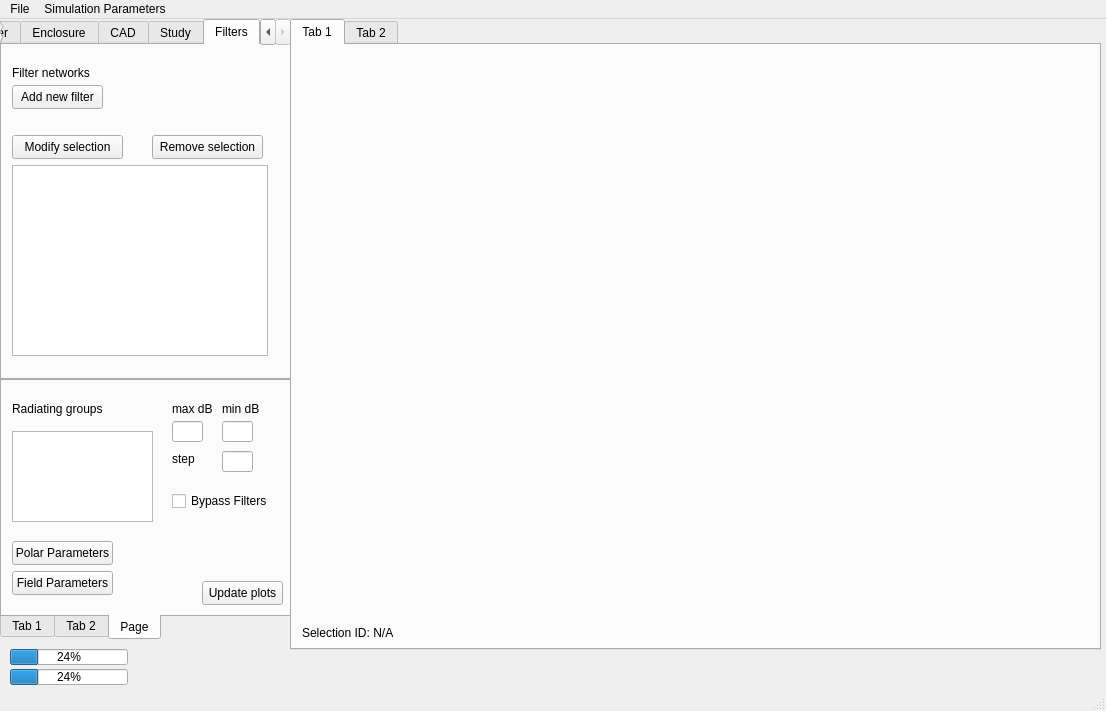
<?xml version="1.0" encoding="UTF-8"?>
<ui version="4.0">
 <class>MainWindow</class>
 <widget class="QMainWindow" name="MainWindow">
  <property name="geometry">
   <rect>
    <x>0</x>
    <y>0</y>
    <width>1106</width>
    <height>711</height>
   </rect>
  </property>
  <property name="windowTitle">
   <string>MainWindow</string>
  </property>
  <widget class="QWidget" name="centralwidget">
   <widget class="QTabWidget" name="tabWidget">
    <property name="geometry">
     <rect>
      <x>0</x>
      <y>0</y>
      <width>291</width>
      <height>361</height>
     </rect>
    </property>
    <property name="currentIndex">
     <number>4</number>
    </property>
    <widget class="QWidget" name="tab_drv">
     <attribute name="title">
      <string>Driver</string>
     </attribute>
     <widget class="QPushButton" name="pushButton_add_lpm">
      <property name="geometry">
       <rect>
        <x>10</x>
        <y>40</y>
        <width>91</width>
        <height>24</height>
       </rect>
      </property>
      <property name="text">
       <string>Add from LPM</string>
      </property>
     </widget>
     <widget class="QPushButton" name="pushButton_add_vib">
      <property name="geometry">
       <rect>
        <x>10</x>
        <y>80</y>
        <width>141</width>
        <height>24</height>
       </rect>
      </property>
      <property name="text">
       <string>Load Acceleration Data</string>
      </property>
     </widget>
     <widget class="QListWidget" name="listWidget_drivers">
      <property name="geometry">
       <rect>
        <x>10</x>
        <y>120</y>
        <width>256</width>
        <height>192</height>
       </rect>
      </property>
     </widget>
     <widget class="QPushButton" name="pushButton_plot_drv">
      <property name="geometry">
       <rect>
        <x>180</x>
        <y>80</y>
        <width>75</width>
        <height>24</height>
       </rect>
      </property>
      <property name="text">
       <string>Plot Data</string>
      </property>
     </widget>
    </widget>
    <widget class="QWidget" name="tab_box">
     <attribute name="title">
      <string>Enclosure</string>
     </attribute>
     <widget class="QListView" name="listView_box">
      <property name="geometry">
       <rect>
        <x>10</x>
        <y>120</y>
        <width>256</width>
        <height>192</height>
       </rect>
      </property>
     </widget>
     <widget class="QComboBox" name="comboBox_box_selection">
      <property name="geometry">
       <rect>
        <x>10</x>
        <y>40</y>
        <width>191</width>
        <height>22</height>
       </rect>
      </property>
      <item>
       <property name="text">
        <string>Sealed</string>
       </property>
      </item>
      <item>
       <property name="text">
        <string>Ported</string>
       </property>
      </item>
      <item>
       <property name="text">
        <string>Passive-radiator (PR)</string>
       </property>
      </item>
      <item>
       <property name="text">
        <string>Bandpass 4th order (ported)</string>
       </property>
      </item>
      <item>
       <property name="text">
        <string>Bandpass 4th order (PR)</string>
       </property>
      </item>
      <item>
       <property name="text">
        <string>Bandpass 6th order (ported)</string>
       </property>
      </item>
      <item>
       <property name="text">
        <string>Bandpass 6th order (PR)</string>
       </property>
      </item>
     </widget>
     <widget class="QPushButton" name="pushButton_box_setup">
      <property name="geometry">
       <rect>
        <x>10</x>
        <y>80</y>
        <width>91</width>
        <height>24</height>
       </rect>
      </property>
      <property name="text">
       <string>Add enclosure</string>
      </property>
     </widget>
     <widget class="QLabel" name="label">
      <property name="geometry">
       <rect>
        <x>10</x>
        <y>20</y>
        <width>91</width>
        <height>16</height>
       </rect>
      </property>
      <property name="text">
       <string>Enclosure type</string>
      </property>
     </widget>
     <widget class="QPushButton" name="pushButton">
      <property name="geometry">
       <rect>
        <x>180</x>
        <y>80</y>
        <width>75</width>
        <height>24</height>
       </rect>
      </property>
      <property name="text">
       <string>Plot Data</string>
      </property>
     </widget>
    </widget>
    <widget class="QWidget" name="CAD">
     <attribute name="title">
      <string>CAD</string>
     </attribute>
     <widget class="QPushButton" name="pushButton_2">
      <property name="geometry">
       <rect>
        <x>200</x>
        <y>30</y>
        <width>75</width>
        <height>24</height>
       </rect>
      </property>
      <property name="text">
       <string>Search</string>
      </property>
     </widget>
     <widget class="QLabel" name="label_4">
      <property name="geometry">
       <rect>
        <x>10</x>
        <y>150</y>
        <width>121</width>
        <height>16</height>
       </rect>
      </property>
      <property name="text">
       <string>Points per wavelength</string>
      </property>
     </widget>
     <widget class="QPushButton" name="pushButton_3">
      <property name="geometry">
       <rect>
        <x>200</x>
        <y>290</y>
        <width>75</width>
        <height>24</height>
       </rect>
      </property>
      <property name="text">
       <string>Mesh</string>
      </property>
     </widget>
     <widget class="QPushButton" name="pushButton_4">
      <property name="geometry">
       <rect>
        <x>10</x>
        <y>60</y>
        <width>91</width>
        <height>24</height>
       </rect>
      </property>
      <property name="text">
       <string>Load geometry</string>
      </property>
     </widget>
     <widget class="QLineEdit" name="lineEdit_2">
      <property name="geometry">
       <rect>
        <x>150</x>
        <y>120</y>
        <width>91</width>
        <height>21</height>
       </rect>
      </property>
     </widget>
     <widget class="QLabel" name="label_2">
      <property name="geometry">
       <rect>
        <x>10</x>
        <y>10</y>
        <width>81</width>
        <height>16</height>
       </rect>
      </property>
      <property name="text">
       <string>*.step location</string>
      </property>
     </widget>
     <widget class="QListView" name="listView">
      <property name="geometry">
       <rect>
        <x>10</x>
        <y>240</y>
        <width>181</width>
        <height>71</height>
       </rect>
      </property>
     </widget>
     <widget class="QLineEdit" name="lineEdit_3">
      <property name="geometry">
       <rect>
        <x>150</x>
        <y>150</y>
        <width>31</width>
        <height>21</height>
       </rect>
      </property>
     </widget>
     <widget class="QLineEdit" name="lineEdit">
      <property name="geometry">
       <rect>
        <x>10</x>
        <y>30</y>
        <width>181</width>
        <height>21</height>
       </rect>
      </property>
     </widget>
     <widget class="QLabel" name="label_3">
      <property name="geometry">
       <rect>
        <x>10</x>
        <y>120</y>
        <width>111</width>
        <height>16</height>
       </rect>
      </property>
      <property name="text">
       <string>Max frequency (Hz)</string>
      </property>
     </widget>
     <widget class="QLineEdit" name="lineEdit_4">
      <property name="geometry">
       <rect>
        <x>150</x>
        <y>180</y>
        <width>31</width>
        <height>21</height>
       </rect>
      </property>
     </widget>
     <widget class="QLabel" name="label_5">
      <property name="geometry">
       <rect>
        <x>10</x>
        <y>180</y>
        <width>81</width>
        <height>16</height>
       </rect>
      </property>
      <property name="text">
       <string>Min size factor</string>
      </property>
     </widget>
     <widget class="Line" name="line">
      <property name="geometry">
       <rect>
        <x>10</x>
        <y>90</y>
        <width>261</width>
        <height>16</height>
       </rect>
      </property>
      <property name="orientation">
       <enum>Qt::Horizontal</enum>
      </property>
     </widget>
     <widget class="QPushButton" name="pushButton_5">
      <property name="geometry">
       <rect>
        <x>10</x>
        <y>210</y>
        <width>141</width>
        <height>24</height>
       </rect>
      </property>
      <property name="text">
       <string>Define radiating surface</string>
      </property>
     </widget>
     <widget class="QPushButton" name="pushButton_6">
      <property name="geometry">
       <rect>
        <x>200</x>
        <y>260</y>
        <width>75</width>
        <height>24</height>
       </rect>
      </property>
      <property name="text">
       <string>PushButton</string>
      </property>
     </widget>
    </widget>
    <widget class="QWidget" name="tab_3">
     <attribute name="title">
      <string>Study</string>
     </attribute>
     <widget class="QPushButton" name="pushButton_7">
      <property name="geometry">
       <rect>
        <x>160</x>
        <y>300</y>
        <width>111</width>
        <height>24</height>
       </rect>
      </property>
      <property name="text">
       <string>Update Evaluations</string>
      </property>
     </widget>
     <widget class="QComboBox" name="comboBox">
      <property name="geometry">
       <rect>
        <x>10</x>
        <y>40</y>
        <width>111</width>
        <height>22</height>
       </rect>
      </property>
      <item>
       <property name="text">
        <string>Polar Radiation</string>
       </property>
      </item>
      <item>
       <property name="text">
        <string>Pressure Field</string>
       </property>
      </item>
      <item>
       <property name="text">
        <string>Spherical Radiation</string>
       </property>
      </item>
      <item>
       <property name="text">
        <string>Pressure point</string>
       </property>
      </item>
     </widget>
     <widget class="QPushButton" name="pushButton_8">
      <property name="geometry">
       <rect>
        <x>180</x>
        <y>40</y>
        <width>91</width>
        <height>24</height>
       </rect>
      </property>
      <property name="text">
       <string>Add Evaluation</string>
      </property>
     </widget>
     <widget class="QListWidget" name="listWidget">
      <property name="geometry">
       <rect>
        <x>10</x>
        <y>70</y>
        <width>256</width>
        <height>81</height>
       </rect>
      </property>
     </widget>
     <widget class="QPushButton" name="pushButton_9">
      <property name="geometry">
       <rect>
        <x>10</x>
        <y>160</y>
        <width>111</width>
        <height>24</height>
       </rect>
      </property>
      <property name="text">
       <string>Remove Selection</string>
      </property>
     </widget>
     <widget class="QLabel" name="label_7">
      <property name="geometry">
       <rect>
        <x>10</x>
        <y>20</y>
        <width>101</width>
        <height>16</height>
       </rect>
      </property>
      <property name="text">
       <string>Evaluation setup</string>
      </property>
     </widget>
     <widget class="QLabel" name="label_8">
      <property name="geometry">
       <rect>
        <x>110</x>
        <y>290</y>
        <width>21</width>
        <height>21</height>
       </rect>
      </property>
      <property name="text">
       <string>m</string>
      </property>
     </widget>
     <widget class="QLineEdit" name="lineEdit_7">
      <property name="geometry">
       <rect>
        <x>70</x>
        <y>230</y>
        <width>31</width>
        <height>21</height>
       </rect>
      </property>
      <property name="text">
       <string>0</string>
      </property>
     </widget>
     <widget class="QCheckBox" name="checkBox">
      <property name="geometry">
       <rect>
        <x>10</x>
        <y>230</y>
        <width>75</width>
        <height>20</height>
       </rect>
      </property>
      <property name="text">
       <string>xy</string>
      </property>
     </widget>
     <widget class="QLabel" name="label_9">
      <property name="geometry">
       <rect>
        <x>70</x>
        <y>210</y>
        <width>51</width>
        <height>16</height>
       </rect>
      </property>
      <property name="text">
       <string>Offset</string>
      </property>
     </widget>
     <widget class="QLabel" name="label_10">
      <property name="geometry">
       <rect>
        <x>110</x>
        <y>230</y>
        <width>21</width>
        <height>21</height>
       </rect>
      </property>
      <property name="text">
       <string>m</string>
      </property>
     </widget>
     <widget class="QLabel" name="label_11">
      <property name="geometry">
       <rect>
        <x>110</x>
        <y>260</y>
        <width>21</width>
        <height>21</height>
       </rect>
      </property>
      <property name="text">
       <string>m</string>
      </property>
     </widget>
     <widget class="QLabel" name="label_12">
      <property name="geometry">
       <rect>
        <x>10</x>
        <y>210</y>
        <width>49</width>
        <height>16</height>
       </rect>
      </property>
      <property name="text">
       <string>Plane</string>
      </property>
     </widget>
     <widget class="QLineEdit" name="lineEdit_8">
      <property name="geometry">
       <rect>
        <x>70</x>
        <y>260</y>
        <width>31</width>
        <height>21</height>
       </rect>
      </property>
      <property name="text">
       <string>0</string>
      </property>
     </widget>
     <widget class="QCheckBox" name="checkBox_3">
      <property name="geometry">
       <rect>
        <x>10</x>
        <y>290</y>
        <width>75</width>
        <height>20</height>
       </rect>
      </property>
      <property name="text">
       <string>zx</string>
      </property>
     </widget>
     <widget class="QLineEdit" name="lineEdit_13">
      <property name="geometry">
       <rect>
        <x>70</x>
        <y>290</y>
        <width>31</width>
        <height>21</height>
       </rect>
      </property>
      <property name="text">
       <string>0</string>
      </property>
     </widget>
     <widget class="QCheckBox" name="checkBox_2">
      <property name="geometry">
       <rect>
        <x>10</x>
        <y>260</y>
        <width>75</width>
        <height>20</height>
       </rect>
      </property>
      <property name="text">
       <string>yz</string>
      </property>
     </widget>
     <widget class="QLabel" name="label_13">
      <property name="geometry">
       <rect>
        <x>10</x>
        <y>190</y>
        <width>121</width>
        <height>16</height>
       </rect>
      </property>
      <property name="text">
       <string>Boundary parameters</string>
      </property>
     </widget>
     <widget class="QPushButton" name="pushButton_10">
      <property name="geometry">
       <rect>
        <x>160</x>
        <y>270</y>
        <width>111</width>
        <height>24</height>
       </rect>
      </property>
      <property name="text">
       <string>Run Full Study</string>
      </property>
     </widget>
     <widget class="QPushButton" name="pushButton_11">
      <property name="geometry">
       <rect>
        <x>150</x>
        <y>160</y>
        <width>111</width>
        <height>24</height>
       </rect>
      </property>
      <property name="text">
       <string>Modify Selection</string>
      </property>
     </widget>
    </widget>
    <widget class="QWidget" name="tab_filt">
     <attribute name="title">
      <string>Filters</string>
     </attribute>
     <widget class="QListWidget" name="listWidget_3">
      <property name="geometry">
       <rect>
        <x>10</x>
        <y>120</y>
        <width>256</width>
        <height>191</height>
       </rect>
      </property>
     </widget>
     <widget class="QPushButton" name="pushButton_15">
      <property name="geometry">
       <rect>
        <x>10</x>
        <y>40</y>
        <width>91</width>
        <height>24</height>
       </rect>
      </property>
      <property name="text">
       <string>Add new filter</string>
      </property>
     </widget>
     <widget class="QPushButton" name="pushButton_16">
      <property name="geometry">
       <rect>
        <x>10</x>
        <y>90</y>
        <width>111</width>
        <height>24</height>
       </rect>
      </property>
      <property name="text">
       <string>Modify selection</string>
      </property>
     </widget>
     <widget class="QPushButton" name="pushButton_17">
      <property name="geometry">
       <rect>
        <x>150</x>
        <y>90</y>
        <width>111</width>
        <height>24</height>
       </rect>
      </property>
      <property name="text">
       <string>Remove selection</string>
      </property>
     </widget>
     <widget class="QLabel" name="label_17">
      <property name="geometry">
       <rect>
        <x>10</x>
        <y>20</y>
        <width>101</width>
        <height>16</height>
       </rect>
      </property>
      <property name="text">
       <string>Filter networks</string>
      </property>
     </widget>
    </widget>
   </widget>
   <widget class="QTabWidget" name="tabWidget_2">
    <property name="geometry">
     <rect>
      <x>290</x>
      <y>0</y>
      <width>811</width>
      <height>631</height>
     </rect>
    </property>
    <property name="currentIndex">
     <number>0</number>
    </property>
    <widget class="QWidget" name="tab">
     <attribute name="title">
      <string>Tab 1</string>
     </attribute>
     <widget class="QLabel" name="label_6">
      <property name="geometry">
       <rect>
        <x>10</x>
        <y>580</y>
        <width>111</width>
        <height>16</height>
       </rect>
      </property>
      <property name="text">
       <string>Selection ID: N/A</string>
      </property>
     </widget>
     <widget class="QWidget" name="widget" native="true">
      <property name="geometry">
       <rect>
        <x>0</x>
        <y>0</y>
        <width>731</width>
        <height>571</height>
       </rect>
      </property>
      <widget class="QWidget" name="widget_2" native="true">
       <property name="geometry">
        <rect>
         <x>0</x>
         <y>0</y>
         <width>731</width>
         <height>571</height>
        </rect>
       </property>
      </widget>
     </widget>
    </widget>
    <widget class="QWidget" name="tab_2">
     <attribute name="title">
      <string>Tab 2</string>
     </attribute>
    </widget>
   </widget>
   <widget class="QTabWidget" name="tabWidget_3">
    <property name="geometry">
     <rect>
      <x>0</x>
      <y>360</y>
      <width>291</width>
      <height>261</height>
     </rect>
    </property>
    <property name="tabPosition">
     <enum>QTabWidget::South</enum>
    </property>
    <property name="currentIndex">
     <number>2</number>
    </property>
    <widget class="QWidget" name="tab_4">
     <attribute name="title">
      <string>Tab 1</string>
     </attribute>
     <widget class="QComboBox" name="comboBox_2">
      <property name="geometry">
       <rect>
        <x>80</x>
        <y>20</y>
        <width>91</width>
        <height>22</height>
       </rect>
      </property>
     </widget>
     <widget class="QLabel" name="label_14">
      <property name="geometry">
       <rect>
        <x>10</x>
        <y>20</y>
        <width>71</width>
        <height>16</height>
       </rect>
      </property>
      <property name="text">
       <string>Driver select</string>
      </property>
     </widget>
     <widget class="QPlainTextEdit" name="plainTextEdit">
      <property name="geometry">
       <rect>
        <x>10</x>
        <y>60</y>
        <width>261</width>
        <height>161</height>
       </rect>
      </property>
      <property name="readOnly">
       <bool>true</bool>
      </property>
      <property name="overwriteMode">
       <bool>false</bool>
      </property>
     </widget>
    </widget>
    <widget class="QWidget" name="tab_5">
     <attribute name="title">
      <string>Tab 2</string>
     </attribute>
     <widget class="QComboBox" name="comboBox_3">
      <property name="geometry">
       <rect>
        <x>110</x>
        <y>20</y>
        <width>91</width>
        <height>22</height>
       </rect>
      </property>
     </widget>
     <widget class="QLabel" name="label_15">
      <property name="geometry">
       <rect>
        <x>10</x>
        <y>20</y>
        <width>91</width>
        <height>16</height>
       </rect>
      </property>
      <property name="text">
       <string>Select Enclosure</string>
      </property>
     </widget>
    </widget>
    <widget class="QWidget" name="tab_6">
     <attribute name="title">
      <string>Page</string>
     </attribute>
     <widget class="QLabel" name="label_16">
      <property name="geometry">
       <rect>
        <x>10</x>
        <y>20</y>
        <width>101</width>
        <height>16</height>
       </rect>
      </property>
      <property name="text">
       <string>Radiating groups</string>
      </property>
     </widget>
     <widget class="QListWidget" name="listWidget_2">
      <property name="geometry">
       <rect>
        <x>10</x>
        <y>50</y>
        <width>141</width>
        <height>91</height>
       </rect>
      </property>
     </widget>
     <widget class="QPushButton" name="pushButton_12">
      <property name="geometry">
       <rect>
        <x>200</x>
        <y>200</y>
        <width>81</width>
        <height>24</height>
       </rect>
      </property>
      <property name="text">
       <string>Update plots</string>
      </property>
     </widget>
     <widget class="QLineEdit" name="lineEdit_6">
      <property name="geometry">
       <rect>
        <x>170</x>
        <y>40</y>
        <width>31</width>
        <height>21</height>
       </rect>
      </property>
     </widget>
     <widget class="QLabel" name="label_19">
      <property name="geometry">
       <rect>
        <x>170</x>
        <y>20</y>
        <width>49</width>
        <height>16</height>
       </rect>
      </property>
      <property name="text">
       <string>max dB</string>
      </property>
     </widget>
     <widget class="QLineEdit" name="lineEdit_10">
      <property name="geometry">
       <rect>
        <x>220</x>
        <y>40</y>
        <width>31</width>
        <height>21</height>
       </rect>
      </property>
     </widget>
     <widget class="QLabel" name="label_20">
      <property name="geometry">
       <rect>
        <x>220</x>
        <y>20</y>
        <width>49</width>
        <height>16</height>
       </rect>
      </property>
      <property name="text">
       <string>min dB</string>
      </property>
     </widget>
     <widget class="QLabel" name="label_21">
      <property name="geometry">
       <rect>
        <x>170</x>
        <y>70</y>
        <width>49</width>
        <height>16</height>
       </rect>
      </property>
      <property name="text">
       <string>step</string>
      </property>
     </widget>
     <widget class="QLineEdit" name="lineEdit_11">
      <property name="geometry">
       <rect>
        <x>220</x>
        <y>70</y>
        <width>31</width>
        <height>21</height>
       </rect>
      </property>
     </widget>
     <widget class="QPushButton" name="pushButton_13">
      <property name="geometry">
       <rect>
        <x>10</x>
        <y>160</y>
        <width>101</width>
        <height>24</height>
       </rect>
      </property>
      <property name="text">
       <string>Polar Parameters</string>
      </property>
     </widget>
     <widget class="QPushButton" name="pushButton_14">
      <property name="geometry">
       <rect>
        <x>10</x>
        <y>190</y>
        <width>101</width>
        <height>24</height>
       </rect>
      </property>
      <property name="text">
       <string>Field Parameters</string>
      </property>
     </widget>
     <widget class="QCheckBox" name="checkBox_4">
      <property name="geometry">
       <rect>
        <x>170</x>
        <y>110</y>
        <width>111</width>
        <height>20</height>
       </rect>
      </property>
      <property name="text">
       <string>Bypass Filters</string>
      </property>
     </widget>
    </widget>
   </widget>
   <widget class="QProgressBar" name="progressBar">
    <property name="geometry">
     <rect>
      <x>10</x>
      <y>630</y>
      <width>118</width>
      <height>16</height>
     </rect>
    </property>
    <property name="value">
     <number>24</number>
    </property>
   </widget>
   <widget class="QProgressBar" name="progressBar_2">
    <property name="geometry">
     <rect>
      <x>10</x>
      <y>650</y>
      <width>118</width>
      <height>16</height>
     </rect>
    </property>
    <property name="value">
     <number>24</number>
    </property>
   </widget>
  </widget>
  <widget class="QMenuBar" name="menubar">
   <property name="geometry">
    <rect>
     <x>0</x>
     <y>0</y>
     <width>1106</width>
     <height>22</height>
    </rect>
   </property>
   <widget class="QMenu" name="menuFile">
    <property name="title">
     <string>File</string>
    </property>
    <addaction name="actionSave"/>
    <addaction name="actionLoad"/>
    <addaction name="actionExport_Results"/>
   </widget>
   <widget class="QMenu" name="menuSimulation_Parameters">
    <property name="title">
     <string>Simulation Parameters</string>
    </property>
    <addaction name="actionFrequencies"/>
   </widget>
   <addaction name="menuFile"/>
   <addaction name="menuSimulation_Parameters"/>
  </widget>
  <widget class="QStatusBar" name="statusbar"/>
  <action name="actionSave">
   <property name="text">
    <string>Save</string>
   </property>
  </action>
  <action name="actionLoad">
   <property name="text">
    <string>Load</string>
   </property>
  </action>
  <action name="actionExport_Results">
   <property name="text">
    <string>Export Results</string>
   </property>
  </action>
  <action name="actionFrequencies">
   <property name="text">
    <string>Frequencies</string>
   </property>
  </action>
 </widget>
 <resources/>
 <connections/>
</ui>
